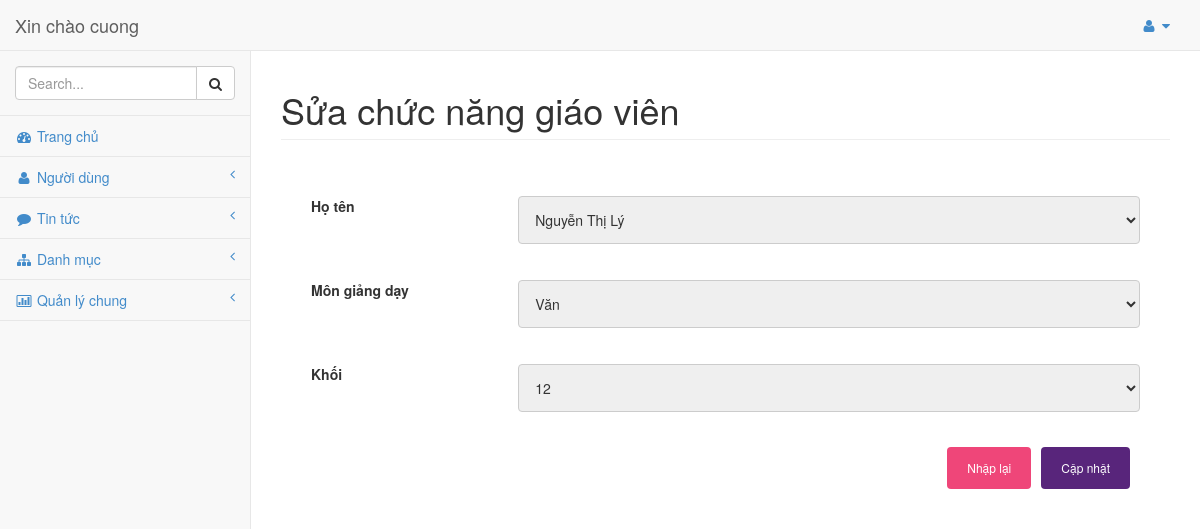
The page /admin/modules/cn_giaovien/edit.php?id=13 (signed in) on the database its author committed.
### tables this page shows
CREATE TABLE `chucnang_gv` (
  `id_cn_gv` int NOT NULL,
  `magv` int NOT NULL,
  `mamh` int NOT NULL,
  `makhoi` int NOT NULL
);

CREATE TABLE `giaovien` (
  `magv` int NOT NULL,
  `hoten_dem` varchar(50) NOT NULL,
  `ten_gv` varchar(30) NOT NULL,
  `password` varchar(20) NOT NULL,
  `chucvu` varchar(30) NOT NULL,
  `gioitinh` varchar(20) NOT NULL,
  `diachi` varchar(50) NOT NULL,
  `sodt` varchar(11) NOT NULL,
  `email` varchar(30) NOT NULL,
  `tinhtrang` int NOT NULL DEFAULT '1',
  `quyen` int NOT NULL DEFAULT '0',
  `ngaydk` date NOT NULL
);

CREATE TABLE `monhoc` (
  `mamh` int NOT NULL,
  `tenmh` varchar(30) NOT NULL
);

CREATE TABLE `khoi` (
  `makhoi` int NOT NULL,
  `tenkhoi` varchar(30) NOT NULL
);

### admin/modules/cn_giaovien/edit.php (the view, shortened to what this page needs)
<?php require_once __DIR__ . "../../header.php";
$id = $_GET['id'];
$ud_cngv = mysqli_query($conn, "SELECT * FROM chucnang_gv cngv INNER JOIN giaovien gv ON gv.magv = cngv.magv INNER JOIN monhoc mh ON mh.mamh = cngv.mamh INNER JOIN khoi k ON k.makhoi = cngv.makhoi WHERE id_cn_gv =" . $id);
?>
<div id="page-wrapper">
    <div class="row">
        <div class="col-lg-12">
            <h1 class="page-header">Sửa chức năng giáo viên
            </h1>
        </div>
    </div>
    <div class="row">
        <div class="col-lg-12">
            <form action="" method="post" name="form_logo" enctype="multipart/form-data">
                <?php
                while ($rows = mysqli_fetch_assoc($ud_cngv)) {
                    ?>
                    <div class="row row-login">
                        <div class="col-25">
                            <label class="label-login" for="fname">Họ tên</label>
                        </div>
                        <div class="col-75">
                            <select name="magv" class="tmn" id="add_">
                                <option value="<?php echo $rows['magv']; ?>">
                                    <?php echo " " . $rows['hoten_dem'] . " " . $rows['ten_gv'] . ""; ?>
                                </option>
                            </select>
                        </div>
                    </div>
                    <div class="row row-login">
                        <div class="col-25">
                            <label class="label-login" for="fname">Môn giảng dạy</label>
                        </div>
                        <div class="col-75">
                            <select name="mamh" class="tmn" id="add_">
                                <option value="<?php echo $rows['mamh']; ?>">
                                    <?php echo " " . $rows['tenmh'] . ""; ?>
                                </option>
                            </select>
                        </div>
                    </div>
                    <div class="row row-login">
                        <div class="col-25">
                            <label class="label-login" for="fname">Khối</label>
                        </div>
                        <div class="col-75">
                            <select name="makhoi" class="tmn" id="add_">
                                <option value="<?php echo $rows['makhoi']; ?>">
                                    <?php echo $rows['tenkhoi']; ?>
                                </option>
                            </select>
                        </div>
                    </div>
                    <div>
                        <div class="row input-sm row-login">
                            <input type="submit" name="upload-cngv" value="Cập nhật" class="upload">
                            <input type="reset" name="reset" value="Nhập lại" />
                        </div>
                    </div>
                </form>
                <?php
                }
                ?>
        </div>
    </div>
</div>
<?php require_once __DIR__ . "../../footer.php"; ?>

### admin/libraries/css/sb-admin.css (style rules this page uses)
body { padding-top: 100px; background-color: #f8f8f8; }
@media (min-width:768px) { body { padding-top: 50px; } }
#page-wrapper { padding: 0 15px; min-height: 568px; background-color: #fff; }
@media (min-width:768px) { #page-wrapper { position: inherit; margin: 0 0 0 250px; padding: 0 30px; min-height: 1300px; border-left: 1px solid #e7e7e7; } }

### admin/libraries/css/style.css (style rules this page uses)
.row-login { margin: 30px; }
.row input[type=text],select, textarea { width: 100%; padding: 12px; border: 1px solid #ccc; border-radius: 4px; resize: vertical; outline: none; }
.input-sm input[type=submit] { background-color: #58257b; color: white; padding: 12px 20px; border: none; border-radius: 4px; cursor: pointer; float: right; }
.col-25 { float: left; width: 25%; margin-top: 6px; }
.col-75 { float: left; width: 75%; margin-top: 6px; }
.row:after { content: ""; display: table; clear: both; }
.input-sm input[type=reset] { background-color: #ef4679; color: white; padding: 12px 20px; margin-right: 10px; border: none; border-radius: 4px; cursor: pointer; float: right; }

### rows shown on the page
chucnang_gv: magv "Nguyễn Thị Lý", mamh "Văn", makhoi "12"

### other values the page prints
$_SESSION['admin'] "cuong"
